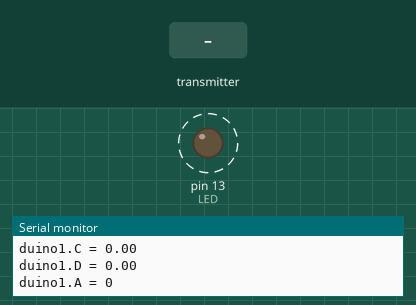
Bench run of a sketch on a simulated Arduino Uno, built with avr-gcc and run on an emulated ATmega328P. On the bench: output pins drawn as LEDs (lit = HIGH), the last lines printed to the serial monitor. Dashed ring = blinking. The test bench sets the inputs (shaded band). No radio packets arrive unless stated.

Above: at 1.2 s.
1.3 s: the transmitter starts sending A = 0
At 2.3 s:
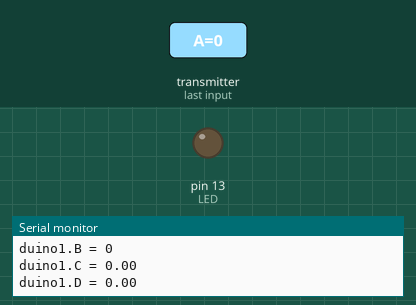
Timing chart, 0 to 4.3 s (numbered marks = the images above; inputs shaded):
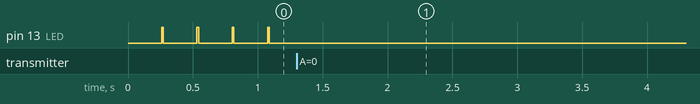

Measured:
- after the input at 1.3 s, pin 13 (LED): stops changing and stays LOW
- by itself, pin 13 (LED): alternates HIGH for 0.01 s and LOW for 0.26 s

The sketch:

RF24recebe.ino
```cpp
#include <SPI.h>
#include "nRF24L01.h"
#include "RF24.h"

const int CE_pin = 6;
const int CS_pin = 7;
const int LED = LED_BUILTIN;

RF24 radio(CE_pin,CS_pin);
const uint64_t pipe = 0xF0F0F0F0E1LL;

typedef struct{
  int A;
  int B;
  float C;
  float D;
}
A_t;

A_t duino1;

void setup(void){
  Serial.begin(57600);
  pinMode(LED, OUTPUT);
  radio.begin();
  radio.openReadingPipe(1,pipe);
  radio.startListening();
}

void loop(void)
{
  unsigned long inicio_espera = millis();
  bool timeout = false;

  while(!radio.available() && !timeout) {
    if(millis() - inicio_espera > 250)
      timeout = true;

    if(timeout) {
      Serial.println(F("Falha, timeout"));
      digitalWrite(LED, HIGH);
    }
    else {
      radio.read(&duino1, sizeof(duino1));
      digitalWrite(LED, LOW);
    }

    Serial.print("duino1.A = ");
    Serial.println(duino1.A);
    Serial.print("duino1.B = ");
    Serial.println(duino1.B);
    Serial.print("duino1.C = ");
    Serial.println(duino1.C);
    Serial.print("duino1.D = ");
    Serial.println(duino1.D);
    Serial.println("\r\n");
  }
}
```
